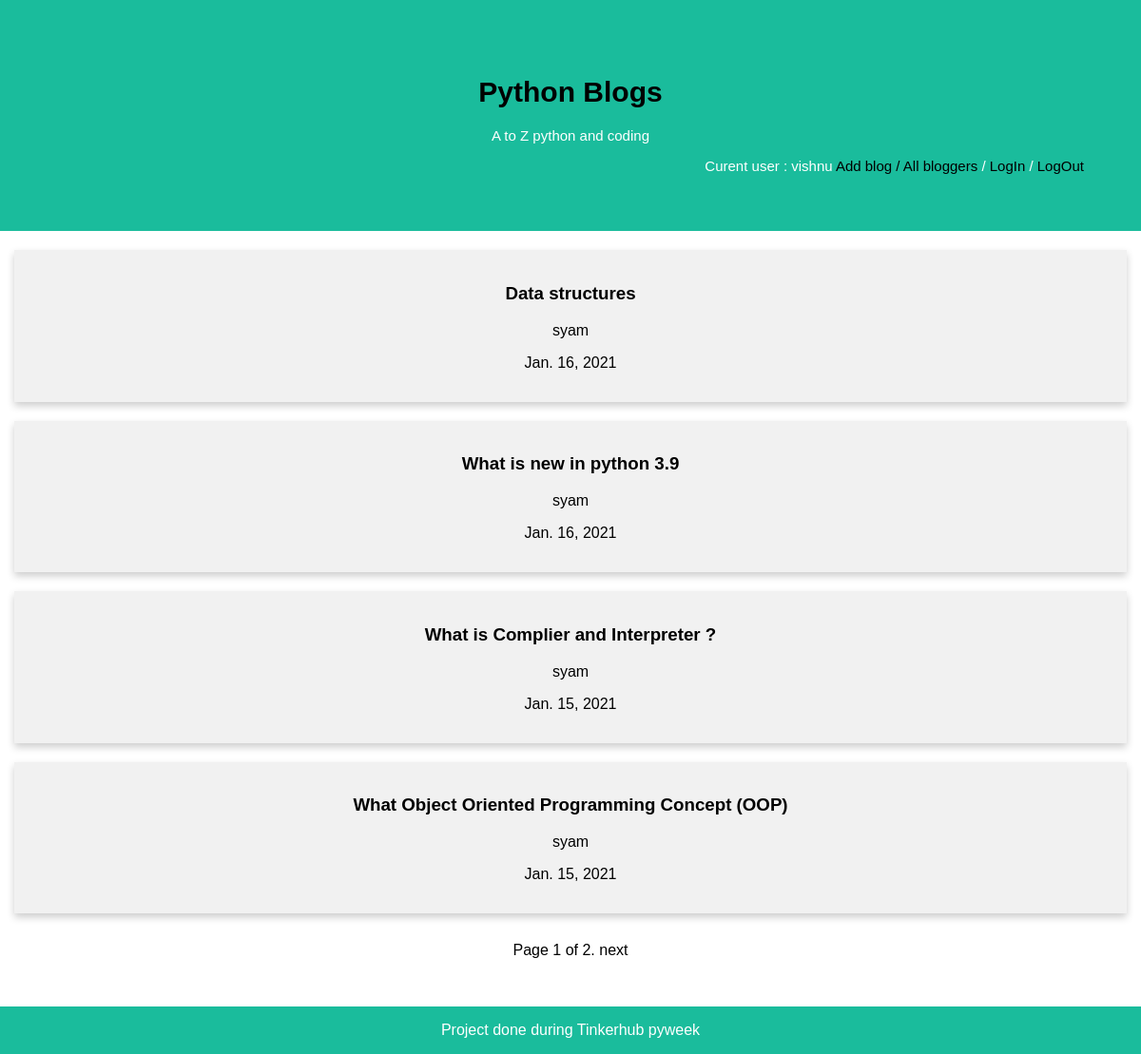
Screenshot of / (signed in) with the database file from the repository.
### blog/models.py (models this page shows, shortened)
class Article(models.Model):
    name=models.CharField(max_length=100)
    content=models.CharField(max_length=1500,)
    publishing_date=models.DateField(default=date.today)
    author=models.ForeignKey(Author, on_delete=models.SET_NULL,null=True)
    class Meta:
        ordering=["-publishing_date"]
    def get_absolute_url(self):
         return reverse('blog-view',args=[str(self.id)])

class Author(models.Model):
    user = models.OneToOneField(User, on_delete=models.SET_NULL,null=True)
    class Meta:
        ordering=["user"]
    def __str__(self):
        return self.user.username

### blog/views.py (the view, shortened to what this page needs)
# urls.py: path('', BlogsListView.as_view(), name='blogs_list'),
class BlogsListView(generic.ListView):
    model = Article
    paginate_by = 4
    context_object_name = 'blogs_list'
    queryset = Article.objects.all()[:5]
    template_name = 'index.html'
    def get_queryset(self):
        return Article.objects.all()[:5]

### blog/templates/index.html
{% extends 'base.html' %} {% block content %}
<div class="row">
  {% if blogs_list %} {% for blog in blogs_list %}
  <div class="card">
    <a href="{{ blog.get_absolute_url }}"> <h3>{{ blog.name }}</h3></a>
    <a href="{% url 'author' blog.author.pk %}"><p>{{ blog.author }}</p> </a>
    <p>{{blog.publishing_date}}</p>
  </div>
  {% endfor %} {% else %}
    <p> There blogs available </p>
  {% endif %}
</div>
{% endblock %}

### blog/templates/base.html (shortened to what this page needs)
<!DOCTYPE html>
<html lang="en">
  <head>
    {% load static %}
    <link rel="stylesheet" href="{% static 'css/style.css' %}" />
  </head>
  <body style="margin: 0%">
    <div class="header">
      <a href="{% url 'blogs_list' %}">
        <h1>Python Blogs</h1>
      </a>
      <p>A to Z python and coding</p>
      <div class="signin" style="text-align: end">
        {% if user.is_authenticated %}
        <span>
          Curent user : {{ user.get_username }}
          <a href="{% url 'addblog' %}" class="top-menu"> Add blog </a>
        </span>
        {% endif %}
        <a href="{% url 'bloggers' %}"> / All bloggers </a>
        /
        <a href="{% url 'login'%}?next={{request.path}}"> LogIn </a>
        /
        <a href="{% url 'logout'%}?next={{request.path}}"> LogOut </a>
      </div>
    </div>
    {% block content %}
    {% endblock %}
    <div class="space" style="height: 10px; ">
    </div>
    {% block pagination %}
    {% if is_paginated %}
        <div class="" style="text-align: center;">
            <span class="">
                <span class="">
                    Page {{ page_obj.number }} of {{ page_obj.paginator.num_pages }}.
                </span>
                {% if page_obj.has_next %}
                    <a href="{{ request.path }}?page={{ page_obj.next_page_number }}">next</a>
                {% endif %}
            </span>
        </div>
    {% endif %}
  {% endblock %}
        <div class="space" style="height: 100px; ">
        </div>
    <div class="footer">
      <p>Project done during Tinkerhub pyweek</p>
    </div>
  </body>
</html>

### blog/static/css/style.css (style rules this page uses)
.header { padding: 60px; text-align: center; background: #1abc9c; color: white; font-size: 15px; }
.footer { position: fixed; left: 0%; bottom: 0%; width: 100%; background-color: #1abc9c; color: white; text-align: center; }
* { box-sizing: border-box; }
body { font-family: Arial, Helvetica, sans-serif; }
.row { margin: 0 -5px; }
a { text-decoration: none; color: black; }
.row::after { content: ""; display: table; clear: both; }
.card { box-shadow: 0 4px 8px 0 rgba(0, 0, 0, 0.2); padding: 16px; text-align: center; background-color: #f1f1f1; margin: 20px; }

### rows the page displays
Article: name "Data structures", author "syam", publishing_date "Jan. 16, 2021"
Article: name "What is new in python 3.9", author "syam", publishing_date "Jan. 16, 2021"
Article: name "What is Complier and Interpreter ?", author "syam", publishing_date "Jan. 15, 2021"
Article: name "What Object Oriented Programming Concept (OOP)", author "syam", publishing_date "Jan. 15, 2021"

### other values shown
{{ user.get_username }} "vishnu"
{{ page_obj.number }} "1"
{{ page_obj.paginator.num_pages }} "2"
